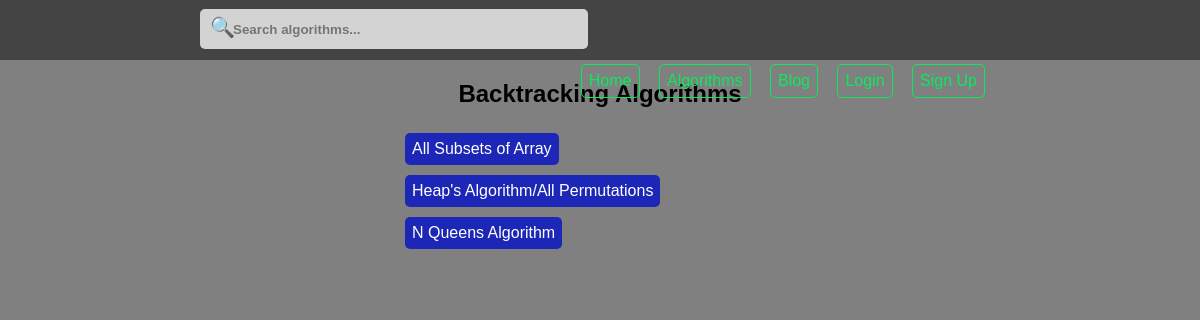
/algorithms/backtracking/, run on an earlier commit of the app's database.
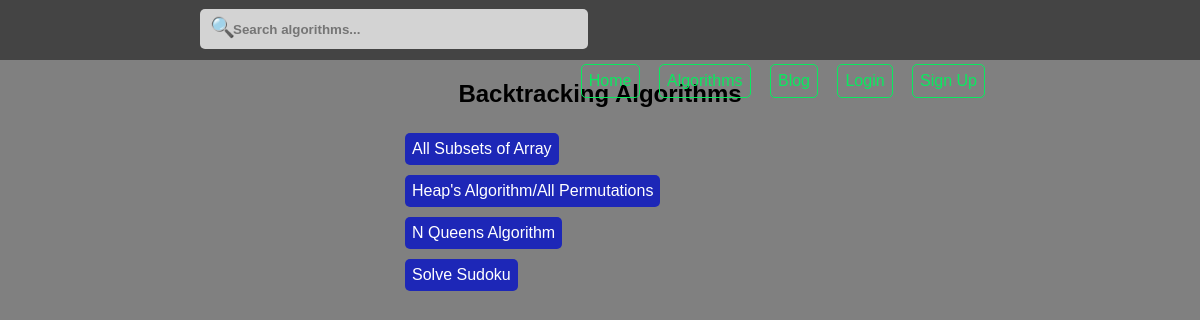
And on a later commit of the database.
### computer_science/models.py (models this page shows, shortened)
class Algorithm(models.Model):
	title = models.CharField(max_length = 300)
	friendly_title = models.SlugField(unique = False, default = None)
	category = models.CharField(max_length = 300, default = None)
	friendly_category = models.SlugField(unique = False, default = None)
	code = models.TextField()
	users = models.ManyToManyField(User)
	likes = models.ManyToManyField(User, blank = True, related_name = 'algorithm_likes')
	created_at = models.DateTimeField(auto_now = False, auto_now_add = True)
	updated_at = models.DateTimeField(auto_now = True, auto_now_add = False)
	class Meta:
		ordering = ['title']

### computer_science/views.py (the view)
# urls.py: url(r'^algorithms/(?P<friendly_category>[-\w]+)/$', index, name = 'index'),
def index(request, friendly_category = None):
	type_of_algorithms = Algorithm.objects.filter(friendly_category = friendly_category)
	items = { 'algorithms': type_of_algorithms, 'title': type_of_algorithms[0].category }
	return render(request, 'algorithms/index.html', items)

### templates/algorithms/index.html (shortened to what this page needs)
{% extends 'base.html' %}
{% load staticfiles %}
{% block css %}
	<link rel="stylesheet" type="text/css" href="{% static 'css/list_of_algorithms.css' %}">
{% endblock css %}
{% block main %}
	<h2>
		{% if title == 'Data Structures' %}
			Data Structures
		{% else %}
			{{ title }} Algorithms
		{% endif %}
	</h2>
    <div class='specific-type-algorithms'>
    	<div class="list_of_algorithms">
    		{% for algorithm in algorithms %}
    			<div class='algorithm-button'>
    				<a href="{% url 'computer_science:title' algorithm.friendly_category algorithm.friendly_title %}" class="button-class-b">{{ algorithm.title }}</a>
    			</div>
    		{% endfor %}
    	</div>
    </div>
{% endblock main %}

### templates/base.html (shortened to what this page needs)
{% load staticfiles %}
<!DOCTYPE html>
<html>
	<head>
		<link rel="stylesheet" type="text/css" href="{% static 'css/main.css' %}">
		<link rel="stylesheet" type="text/css" href="{% static 'css/mobile_main.css' %}", media="screen and (max-width: 600px)">
		{% block css %} {% endblock css %}
	</head>
	<body>
		<div class="main">
			<div class="navigation">
				<div class="search-div">
					<div class="search-icon">&#128269</div>
					<input type="text" class="search-bar" placeholder="Search algorithms..." autofocus="false">
				</div>
				<ul class="links">
					<a class="btns" href="{% url 'computer_science:home' %}"><li>Home</li></a>
					<a class="btns" href="{% url 'computer_science:categories' %}"><li>Algorithms</li></a>
					<a class="btns" href="{% url 'blog:blogs_home' %}"><li>Blog</li></a>
						{% if user.is_authenticated %}
							<a class="btns" href="{% url 'user:profile' %}"><li>Profile</li></a>
							<a class="btns" href="{% url 'logout' %}"><li>Logout</li></a>
						{% else %}
							<a class="btns" href="{% url 'user:user_login' %}"><li>Login</li></a>
							<a class="btns" href="{% url 'user:create' %}"><li>Sign Up</li></a>
						{% endif %}
				</ul>
			</div>
			<div class="dummy"></div>
			{% block main %}
			{% endblock main %}
		</div>
	</body>
</html>

### static_files/css/main.css (style rules this page uses)
html { margin-left: calc(100vw - 100%); overflow-y: scroll; }
body { margin: 0; padding: 0; background: grey; }
.main { width: 800px; margin: 0 auto; text-align: center; font-family: sans-serif; }
ul { list-style: none; padding: 0; }
li { padding: 0; margin: 0; }
a { text-decoration: none; display: inline-block; }
.navigation { text-align: right; height: 60px; background: rgb(68,68,68); margin-bottom: 0; position: fixed; top: 0; left: 0; width: 100%; }
.search-div { position: relative; top: -2px; }
.search-icon { position: absolute; font-size: 20px; color: rgb(130,130,130); display: inline-block; position: fixed; top: 15px; left: 210px; border-radius: 5px; }
.search-bar { float: left; padding: 5px 5px 5px 33px; font-weight: bold; border: 0; height: 30px; border-radius: 5px; margin: 11px 0 0 200px; background: lightgrey; width: 350px; }
.button-class-b { border-radius: 5px; padding: 7px; margin: 5px; background: rgb(29, 39, 183); color: white; font-size: 16px; }
.btns { border: 1px solid rgb(9, 234, 95); border-radius: 5px; padding: 7px; margin: -3px 15px 0 0; color: rgb(9, 234, 95); font-size: 16px; }
.links { display: inline-block; padding: 0; margin-right: 200px; }
.dummy { height: 60px; }

### static_files/css/list_of_algorithms.css (style rules this page uses)
.specific-type-algorithms { text-align: left; width: 400px; margin: 0 auto; }

What changed in the data, as far as the page shows it:
added Algorithm: title "Solve Sudoku"
